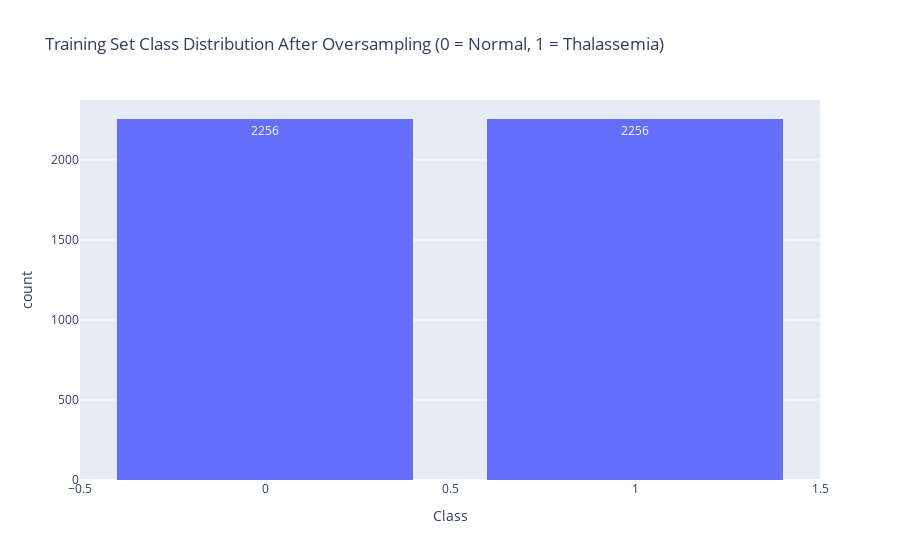

Source (notebook cell):
### Code cell
# ensuring y_train_resampled is a 1D series
if isinstance(y_resampled, pd.DataFrame):
    y_series = y_resampled.iloc[:, 0]
else:
    y_series = pd.Series(y_resampled)

# creating a dataframe for plotting
resampled_df = pd.DataFrame({'Hematologist Remarks': y_series})

# plotting
fig = px.histogram(
    resampled_df,
    x='Hematologist Remarks',
    title="Training Set Class Distribution After Oversampling (0 = Normal, 1 = Thalassemia)",
    labels={'Hematologist Remarks': 'Class', 'count': 'Number of Samples'},
    text_auto=True
)

fig.update_traces(hovertemplate='Class: %{x}<br>Count: %{y}')
fig.update_layout(bargap=0.2)
fig.show()

### Figure 1 — Plotly figure (JSON) as saved in the notebook; plotly's stock layout.template omitted (floating-point values rounded to 4 significant figures; data arrays with more than 128 entries replaced by an {"elided": "..."} marker saying what was removed)
{"data": [{"alignmentgroup": "True", "bingroup": "x", "hovertemplate": "Class: %{x}<br>Count: %{y}", "legendgroup": "", "marker": {"color": "#636efa", "pattern": {"shape": ""}}, "name": "", "offsetgroup": "", "orientation": "v", "showlegend": false, "texttemplate": "%{value}", "type": "histogram", "x": {"elided": "4512 int values"}, "xaxis": "x", "yaxis": "y"}], "layout": {"bargap": 0.2, "barmode": "relative", "legend": {"tracegroupgap": 0}, "title": {"text": "Training Set Class Distribution After Oversampling (0 = Normal, 1 = Thalassemia)"}, "xaxis": {"anchor": "y", "domain": [0, 1], "title": {"text": "Class"}}, "yaxis": {"anchor": "x", "domain": [0, 1], "title": {"text": "count"}}}}
